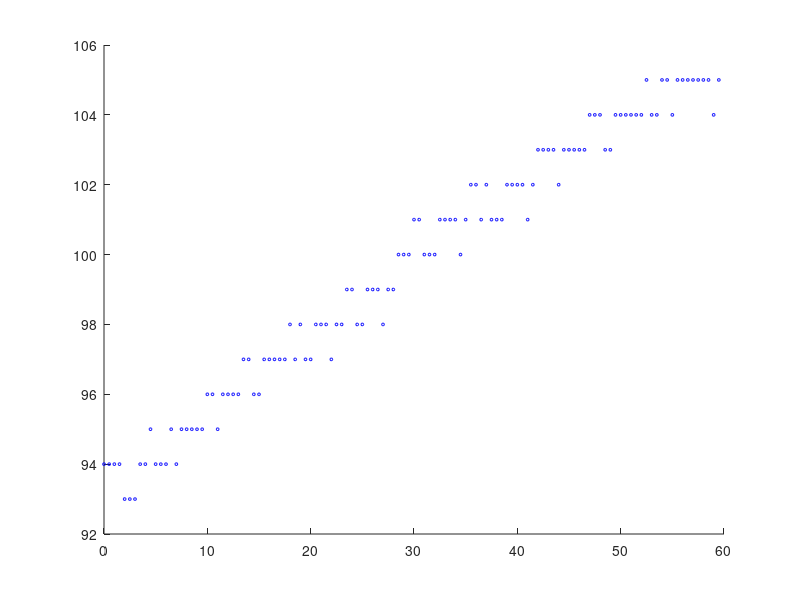

Write the MATLAB code that produced this figure.
function plot_data()
% Reads the data in a text file and plot its
% values on a graph

fileID = fopen('data.txt', 'r');
content = fscanf(fileID, '%f');
%class(content)
%disp(content);

figure;
hold on;
%grid on;
for n = 1:length(content)

	plot((0.5*(n-1)), content(n), '-ob',...
		 'MarkerSize', 2);
	% Considers 0.5s delay between each
	% new information the sensor reads
	pause(0.5);
end
hold off;
